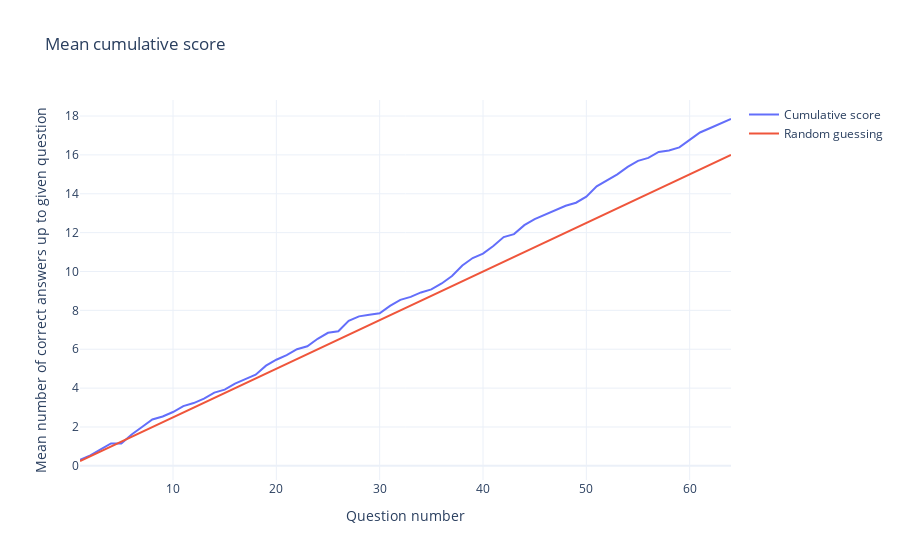

Source (notebook cell):
### Code cell
question_numbers = np.arange(1, correctness.shape[1] + 1)
go.Figure(layout=dict(
    title='Mean cumulative score',
    xaxis_title='Question number',
    yaxis_title='Mean number of correct answers up to given question',
    template='plotly_white'
)).add_trace(go.Scatter(
    name='Cumulative score',
    x=question_numbers,
    y=correct_count.mean(0)
)).add_trace(go.Scatter(
    name='Random guessing',
    x=question_numbers,
    y=question_numbers * baseline
))

### Figure 1 — Plotly figure (JSON) as saved in the notebook; plotly's stock layout.template omitted (floating-point values rounded to 4 significant figures)
{"data": [{"name": "Cumulative score", "type": "scatter", "x": [1, 2, 3, 4, 5, 6, 7, 8, 9, 10, 11, 12, 13, 14, 15, 16, 17, 18, 19, 20, 21, 22, 23, 24, 25, 26, 27, 28, 29, 30, 31, 32, 33, 34, 35, 36, 37, 38, 39, 40, 41, 42, 43, 44, 45, 46, 47, 48, 49, 50, 51, 52, 53, 54, 55, 56, 57, 58, 59, 60, 61, 62, 63, 64], "y": [0.3077, 0.5385, 0.8462, 1.154, 1.154, 1.615, 2, 2.385, 2.538, 2.769, 3.077, 3.231, 3.462, 3.769, 3.923, 4.231, 4.462, 4.692, 5.154, 5.462, 5.692, 6, 6.154, 6.538, 6.846, 6.923, 7.462, 7.692, 7.769, 7.846, 8.231, 8.538, 8.692, 8.923, 9.077, 9.385, 9.769, 10.31, 10.69, 10.92, 11.31, 11.77, 11.92, 12.38, 12.69, 12.92, 13.15, 13.38, 13.54, 13.85, 14.38, 14.69, 15, 15.38, 15.69, 15.85, 16.15, 16.23, 16.38, 16.77, 17.15, 17.38, 17.62, 17.85]}, {"name": "Random guessing", "type": "scatter", "x": [1, 2, 3, 4, 5, 6, 7, 8, 9, 10, 11, 12, 13, 14, 15, 16, 17, 18, 19, 20, 21, 22, 23, 24, 25, 26, 27, 28, 29, 30, 31, 32, 33, 34, 35, 36, 37, 38, 39, 40, 41, 42, 43, 44, 45, 46, 47, 48, 49, 50, 51, 52, 53, 54, 55, 56, 57, 58, 59, 60, 61, 62, 63, 64], "y": [0.25, 0.5, 0.75, 1, 1.25, 1.5, 1.75, 2, 2.25, 2.5, 2.75, 3, 3.25, 3.5, 3.75, 4, 4.25, 4.5, 4.75, 5, 5.25, 5.5, 5.75, 6, 6.25, 6.5, 6.75, 7, 7.25, 7.5, 7.75, 8, 8.25, 8.5, 8.75, 9, 9.25, 9.5, 9.75, 10, 10.25, 10.5, 10.75, 11, 11.25, 11.5, 11.75, 12, 12.25, 12.5, 12.75, 13, 13.25, 13.5, 13.75, 14, 14.25, 14.5, 14.75, 15, 15.25, 15.5, 15.75, 16]}], "layout": {"title": {"text": "Mean cumulative score"}, "xaxis": {"title": {"text": "Question number"}}, "yaxis": {"title": {"text": "Mean number of correct answers up to given question"}}}}
